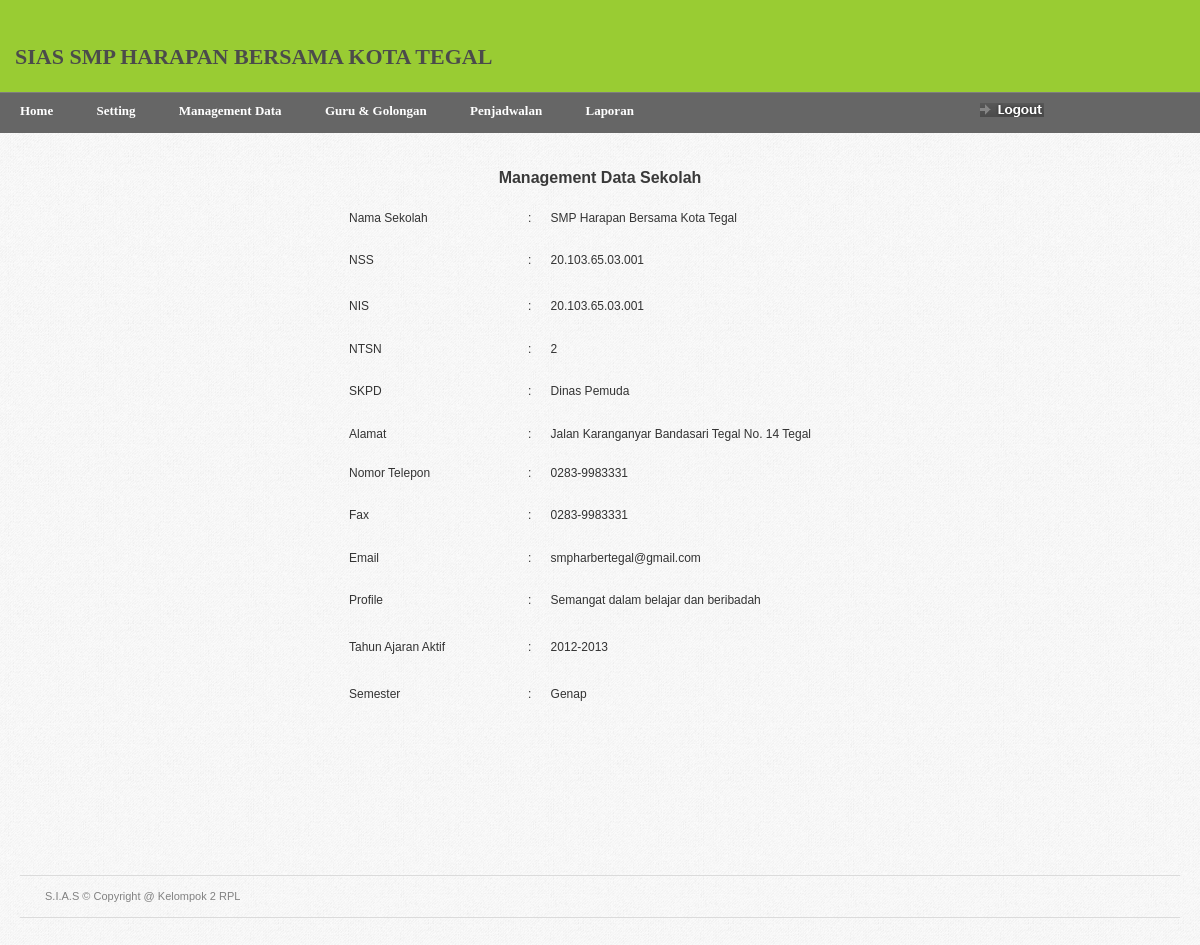
Screenshot of /home.php?page=sekolahtampil (signed in) with the database file from the repository.
### tables this page shows
CREATE TABLE IF NOT EXISTS `sekolah` (
  `id_sekolah` int(3) NOT NULL auto_increment,
  `nama` varchar(30) NOT NULL,
  `nss` char(20) NOT NULL,
  `nis` char(20) NOT NULL,
  `ntsn` char(20) NOT NULL,
  `skpd` varchar(20) NOT NULL,
  `alamat` varchar(50) NOT NULL,
  `nomor` char(13) NOT NULL,
  `fax` char(13) NOT NULL,
  `email` varchar(30) NOT NULL,
  `profile` varchar(50) NOT NULL,
  `tahun` varchar(9) NOT NULL,
  `semester` varchar(6) NOT NULL,
  PRIMARY KEY  (`id_sekolah`)
);

### sekolahtampil.php (the view)
<form name="formsekolah" id="formsekolah">
<center>
<p><h2>Management Data Sekolah </h2></p>
 <table width="502" height="567" border="0">
 <?php
  $rw=mysql_query("Select * from sekolah");
  while($s=mysql_fetch_array($rw))
  {
  ?>
    <tr>
      <td width="174" height="25">Nama Sekolah </td>
      <td width="22">:</td>
      <td width="292"><?php echo $s['nama']; ?></td>
    </tr>
    <tr>
      <td height="29">NSS</td>
      <td>:</td>
      <td><?php echo $s['nss']; ?></td>
    </tr>
    <tr>
      <td height="30">NIS</td>
      <td>:</td>
      <td><?php echo $s['nis']; ?></td>
    </tr>
    <tr>
      <td height="24">NTSN</td>
      <td>:</td>
      <td><?php echo $s['ntsn']; ?></td>
    </tr>
    <tr>
      <td height="30">SKPD</td>
      <td>:</td>
      <td><?php echo $s['skpd']; ?></td>
    </tr>
    <tr>
      <td height="25">Alamat</td>
      <td>:</td>
      <td><?php echo $s['alamat']; ?></td>
    </tr>
    <tr>
      <td height="24">Nomor Telepon </td>
      <td>:</td>
      <td><?php echo $s['nomor']; ?></td>
    </tr>
    <tr>
      <td height="30">Fax</td>
      <td>:</td>
      <td><?php echo $s['fax']; ?></td>
    </tr>
    <tr>
      <td height="24">Email</td>
      <td>:</td>
      <td><?php echo $s['email']; ?></td>
    </tr>
    <tr>
      <td height="30">Profile</td>
      <td>:</td>
      <td><?php echo $s['profile']; ?></td>
    </tr>
    <tr>
      <td height="30">Tahun Ajaran Aktif </td>
      <td>:</td>
      <td><?php echo $s['tahun']; ?></td>
    </tr>
	<tr>
      <td height="30">Semester</td>
      <td>:</td>
      <td><?php echo $s['semester']; ?></td>
    </tr>
	<tr>
      <td height="30"></td>
      <td>&nbsp;</td>
      <td><a href="?page=sekolahedit&id_sekolah=<?php echo sha1($s['nama']); ?>" class="form-edit"><strong>Edit</strong></a></td>
    </tr>
	<?php
  }
  ?>
  </table>
  </center>
</form>

### css/screen.css (style rules this page uses)
* { margin: 0; padding: 0; }
html, body { height: 100%; }
body { background: url(../images/gray_jean.png); color: #393939; font-family: Arial; font-size: 0px; line-height: 0; }
h2 { color: #393939; font-size: 16px; font-weight: bold; line-height: 20px; margin-bottom: 10px; }
.form-edit { background: url(../images/forms/form_edit.gif) no-repeat; border: none; cursor: pointer; display: block; float: left; height: 30px; margin: 0 4px 0 0; padding: 0; text-indent: -3000px; width: 80px; }
table { border-collapse: collapse; }
a { outline: none; text-decoration: none; }
p { margin: 0px; padding: 0px; }
form { margin: 0; padding: 0; }

### rows the page displays
sekolah: nama "SMP Harapan Bersama Kota Tegal", nss "20.103.65.03.001", nis "20.103.65.03.001", ntsn "2", skpd "Dinas Pemuda", alamat "Jalan Karanganyar Bandasari Tegal No. 14 Tegal", nomor "0283-9983331", fax "0283-9983331", email "smpharbertegal@gmail.com", profile "Semangat dalam belajar dan beribadah", tahun "2012-2013", semester "Genap"
